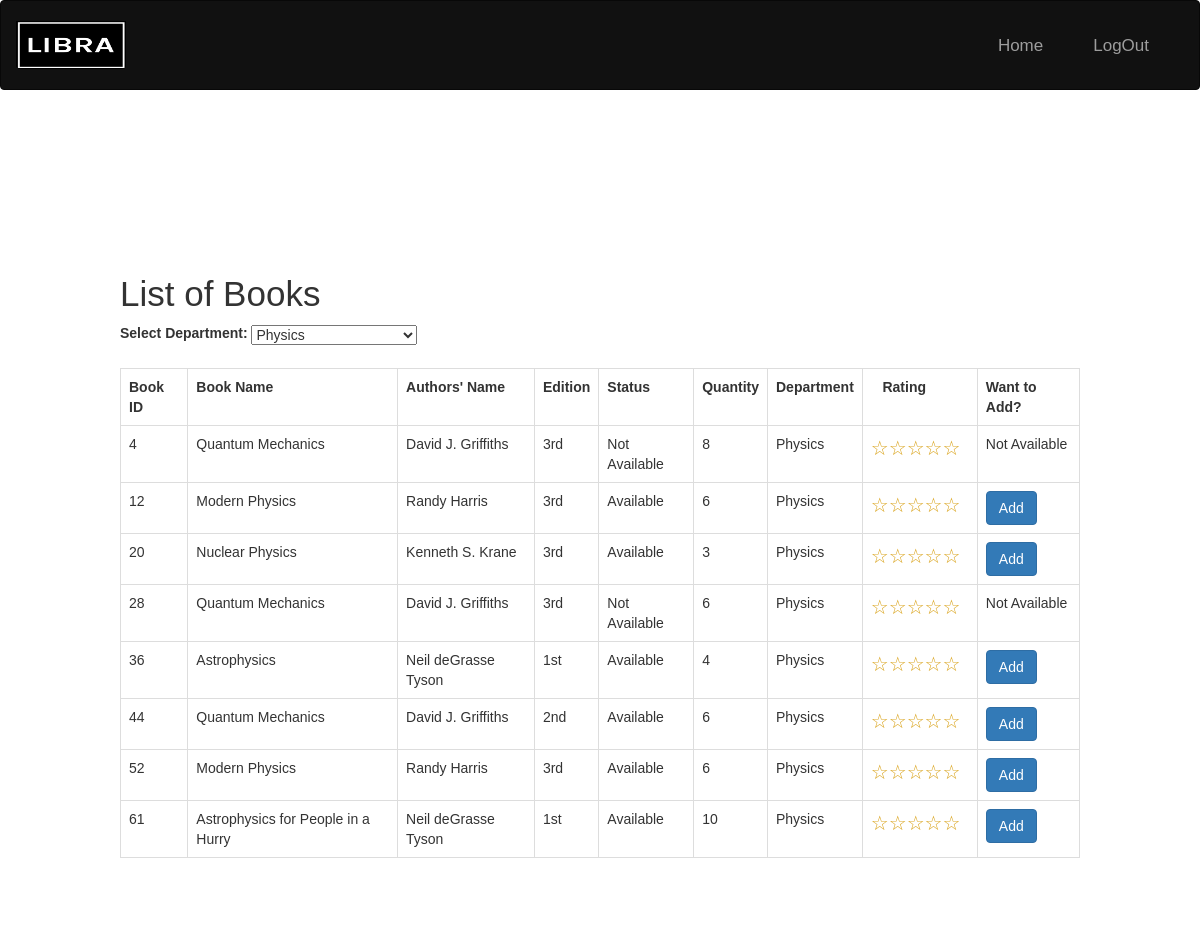
Screenshot of /main/books_student.php?department=Physics with the database file from the repository.
### tables this page shows
CREATE TABLE `books` (
  `book_id` int(100) NOT NULL,
  `Name` varchar(100) NOT NULL,
  `Authors_name` varchar(100) NOT NULL,
  `edition` varchar(100) NOT NULL,
  `status` varchar(100) NOT NULL,
  `quantity` int(100) NOT NULL,
  `department` varchar(100) NOT NULL
);

### main/books_student.php (the view, shortened to what this page needs)
<?php
include "connection.php";
include "navbar_loginstudent.php";
include "sidenav_student.php";
$departments_query = "SELECT DISTINCT department FROM books";
$departments_result = mysqli_query($db, $departments_query);
$departments = mysqli_fetch_all($departments_result, MYSQLI_ASSOC);
$selected_department = isset($_GET['department']) ? $_GET['department'] : '';
?>
<!DOCTYPE html>
<html>
<head>
</head>
<body>
<div class="transparent-box">
    <h2>List of Books</h2>
    <div class="department-dropdown">
        <label for="department">Select Department: </label>
        <select id="department" name="department" onchange="changeDepartment(this.value)">
            <?php
            foreach ($departments as $department) {
                $dept = $department['department'];
                $selected = ($dept === $selected_department) ? 'selected' : '';
                echo "<option value='$dept' $selected>$dept</option>";
            }
            ?>
        </select>
    </div>
    <?php
    $query = "SELECT * FROM `books`";
    if ($selected_department) {
        $query .= " WHERE department = '$selected_department'";
    }
    $query .= " ORDER BY `books`.`book_id` ASC;";
    $res = mysqli_query($db, $query);
    if (mysqli_num_rows($res) > 0) {
        echo "<table class='table table-bordered table-hover'> ";
        echo "<tr style ='background-color: white;'>";
        echo "<th>Book ID</th>";
        echo "<th>Book Name</th>";
        echo "<th>Authors' Name</th>";
        echo "<th>Edition</th>";
        echo "<th>Status</th>";
        echo "<th>Quantity</th>";
        echo "<th>Department</th>";
        echo "<th>&nbsp&nbsp&nbspRating&nbsp&nbsp&nbsp&nbsp&nbsp&nbsp&nbsp&nbsp&nbsp&nbsp&nbsp</th>";
        echo "<th>Want to Add?</th>";
        echo "</tr>";
        while ($row = mysqli_fetch_assoc($res)) {
            echo "<tr>";
            echo "<td>{$row['book_id']}</td>";
            echo "<td>{$row['Name']}</td>";
            echo "<td>{$row['Authors_name']}</td>";
            echo "<td>{$row['edition']}</td>";
            echo "<td>{$row['status']}</td>";
            echo "<td>{$row['quantity']}</td>";
            echo "<td>{$row['department']}</td>";
            $book_name = $row['Name'];
            $avg_query = "SELECT AVG(stars) AS avg_stars FROM `comments` WHERE book_name = '$book_name'";
            $avg_result = mysqli_query($db, $avg_query);
            $avg_row = mysqli_fetch_assoc($avg_result);
            $average_stars = round($avg_row['avg_stars'], 2);
            echo "<td>";
            for ($i = 1; $i <= 5; $i++) {
                if ($i <= $average_stars) {
                    echo "<span class='star-rating'>&#9733;</span>";
                } else {
                    echo "<span class='star-rating'>&#9734;</span>";
                }
            }
            echo "</td>";
            echo "<td>";
            if ($row['status'] == "Available") {
                echo '<form method="post">';
                echo '<input type="submit" name="Add" class="btn btn-primary" value="Add">';
                echo "</form>";
            } else {
                echo "Not Available";
            }
            echo "</td>";
            echo "</tr>";
        }
        echo "</table>";
    } else {
        echo "<p>No books found for the selected department.</p>";
    }
            ?>
</div>
</body>
</html>

### main/style.css (style rules this page uses)
html, body, div, span, object, iframe, h1, h2, h3, h4, h5, h6, p, blockquote, pre, abbr, address, cite, code, del, dfn, em, img, ins, kbd, q, samp, small, strong, sub, sup, var, b, i, dl, dt, dd, ol, ul, li, fieldset, form, label, legend, table, caption, tbody, tfoot, thead, tr, th, td, article, aside, canvas, details, figcaption, figure, footer, header, hgroup, menu, nav, section, summary, time, mark, audio, video { margin:0; padding:0; border:0; outline:0; font-size:100%; vertical-align:baseline; background:transparent; }
body { line-height:1; }
table { border-collapse:collapse; border-spacing:0; }
input, select { vertical-align:middle; }

### main/sidenav_student.php (style rules this page uses)
body { font-family: "Lato", sans-serif; transition: background-color .5s; }

### main/books_student.php (style rules this page uses)
body { margin: 0; padding: 0; background: url('images/booktempblurb.jpg') center/cover fixed no-repeat; font-family: Arial, sans-serif; color: #333; }
.transparent-box { background-color: rgba(255, 255, 255, 0.9); padding: 20px; border-radius: 10px; margin: 50px auto; max-width: 1000px; }
.transparent-box h2 { font-size: 35px; }
.star-rating { display: inline-block; font-size: 20px; color: goldenrod; }
.department-dropdown { margin-bottom: 20px; }

### rows the page displays
books: book_id "4", Name "Quantum Mechanics", Authors_name "David J. Griffiths", edition "3rd", status "Not Available", quantity "8", department "Physics"
books: book_id "12", Name "Modern Physics", Authors_name "Randy Harris", edition "3rd", status "Available", quantity "6", department "Physics"
books: book_id "20", Name "Nuclear Physics", Authors_name "Kenneth S. Krane", edition "3rd", status "Available", quantity "3", department "Physics"
books: book_id "28", Name "Quantum Mechanics", Authors_name "David J. Griffiths", edition "3rd", status "Not Available", quantity "6", department "Physics"
books: book_id "36", Name "Astrophysics", Authors_name "Neil deGrasse Tyson", edition "1st", status "Available", quantity "4", department "Physics"
books: book_id "44", Name "Quantum Mechanics", Authors_name "David J. Griffiths", edition "2nd", status "Available", quantity "6", department "Physics"
books: book_id "52", Name "Modern Physics", Authors_name "Randy Harris", edition "3rd", status "Available", quantity "6", department "Physics"
books: book_id "61", Name "Astrophysics for People in a Hurry", Authors_name "Neil deGrasse Tyson", edition "1st", status "Available", quantity "10", department "Physics"

### other values shown
form field department "Physics"
